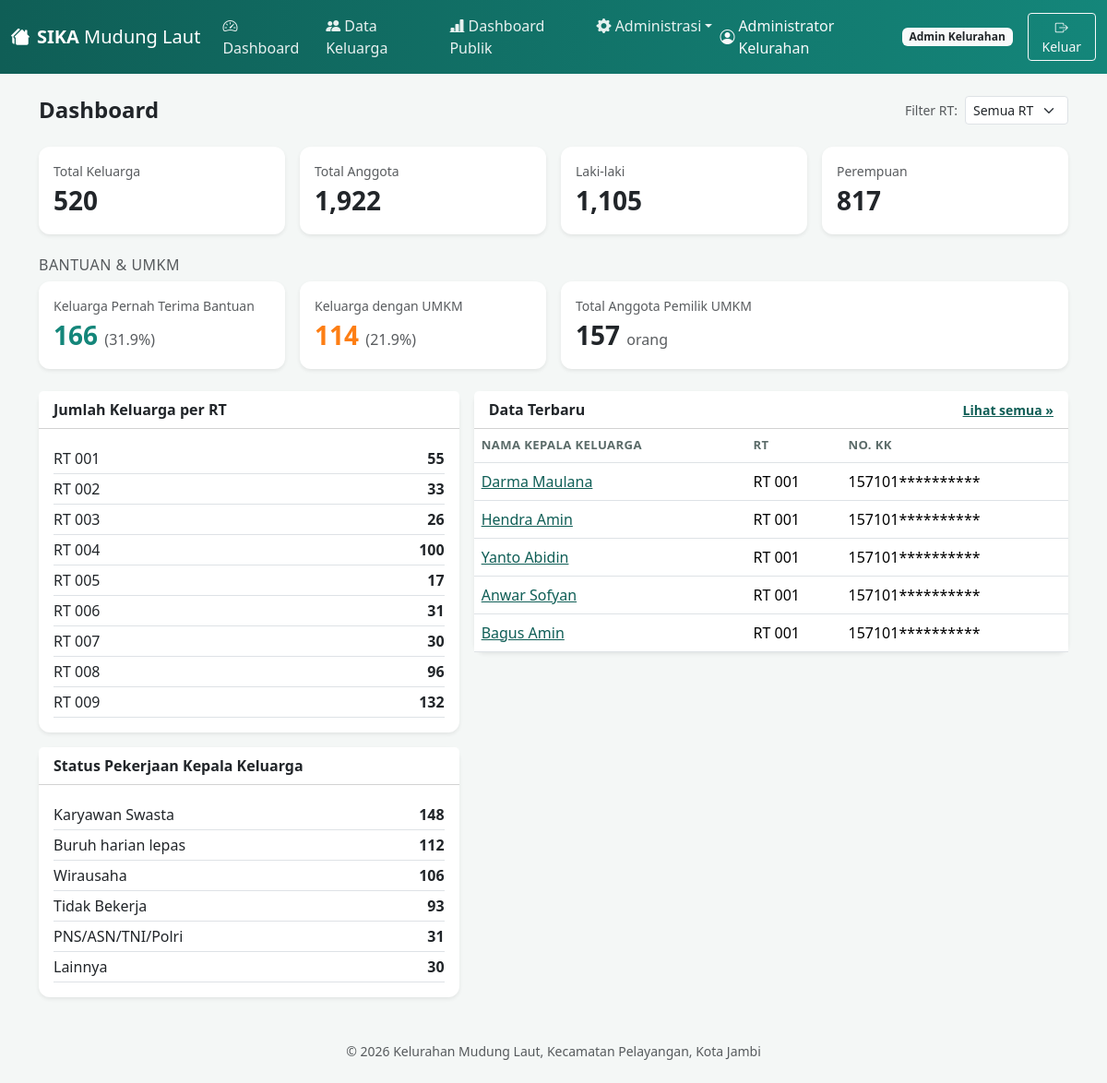
/dashboard.php (signed in), run on the app's committed database.
### tables this page shows
CREATE TABLE keluarga (
  id INT AUTO_INCREMENT PRIMARY KEY,

   
  nama_kepala_keluarga VARCHAR(100) NOT NULL,
  alamat TEXT NOT NULL,
  rt_id INT NOT NULL,
  nomor_kk VARCHAR(20) UNIQUE NOT NULL,
  jumlah_lk INT NOT NULL DEFAULT 0,    
  jumlah_pr INT NOT NULL DEFAULT 0,    
  jumlah_total INT NOT NULL DEFAULT 0,  

   
  nik_kepala_keluarga VARCHAR(20) NOT NULL UNIQUE,
  jenis_kelamin_kepala_keluarga ENUM('Laki-laki','Perempuan') NOT NULL,
  tanggal_lahir_kepala_keluarga DATE NOT NULL,
  agama_kepala_keluarga VARCHAR(30) NULL,
  status_perkawinan_kepala_keluarga VARCHAR(30) NULL,
  pendidikan_kepala_keluarga VARCHAR(50) NULL,
  status_pekerjaan_kepala_keluarga VARCHAR(60) NULL,
  pekerjaan_kepala_keluarga VARCHAR(100) NULL,  

   
  pernah_bantuan ENUM('Ya','Tidak') NOT NULL DEFAULT 'Tidak',  
  ada_umkm ENUM('Ya','Tidak') NOT NULL DEFAULT 'Tidak',        
  jumlah_anggota_umkm INT NULL,                                

  created_by INT NULL,
  updated_by INT NULL,
  created_at TIMESTAMP DEFAULT CURRENT_TIMESTAMP,
  updated_at TIMESTAMP DEFAULT CURRENT_TIMESTAMP ON UPDATE CURRENT_TIMESTAMP,
  FOREIGN KEY (rt_id) REFERENCES rt(id),
  FOREIGN KEY (created_by) REFERENCES users(id),
  FOREIGN KEY (updated_by) REFERENCES users(id)
);

CREATE TABLE rt (
  id INT AUTO_INCREMENT PRIMARY KEY,
  nomor_rt VARCHAR(10) NOT NULL UNIQUE,
  keterangan VARCHAR(100) NULL
);

### includes/functions.php (called while the page is built, shortened)
<?php
function e($str) {
    return htmlspecialchars($str ?? '', ENT_QUOTES, 'UTF-8');
}
function isLoggedIn() {
    return isset($_SESSION['user']);
}
function currentUser() {
    return $_SESSION['user'] ?? null;
}
function hasRole($roles) {
    if (is_string($roles)) $roles = [$roles];
    return in_array($_SESSION['user']['role'], $roles, true);
}
function roleLabel($role) {
    $labels = [
        'admin_kelurahan'    => 'Admin Kelurahan',
        'operator_kelurahan' => 'Operator Kelurahan',
        'ketua_rt'           => 'Ketua RT',
    ];
    return $labels[$role] ?? $role;
}
function maskDigits($value, $visible = 6) {
    $value = (string)($value ?? '');
    $len = strlen($value);
    return substr($value, 0, $visible) . str_repeat('*', $len - $visible);
}
    ?>

### public/dashboard.php (the view, shortened to what this page needs)
<?php
require_once __DIR__ . '/../includes/config.php';
$rtParam = null;
$rtWhere = $rtParam !== null ? " AND k.rt_id = $rtParam" : "";
$totalKeluarga = $pdo->query("SELECT COUNT(*) c FROM keluarga k WHERE 1=1 $rtWhere")->fetch()['c'];
$totalAnggota  = $pdo->query("SELECT COALESCE(SUM(jumlah_total),0) c FROM keluarga k WHERE 1=1 $rtWhere")->fetch()['c'];
$totalLk       = $pdo->query("SELECT COALESCE(SUM(jumlah_lk),0) c FROM keluarga k WHERE 1=1 $rtWhere")->fetch()['c'];
$totalPr       = $pdo->query("SELECT COALESCE(SUM(jumlah_pr),0) c FROM keluarga k WHERE 1=1 $rtWhere")->fetch()['c'];
$totalBantuan  = $pdo->query("SELECT COUNT(*) c FROM keluarga k WHERE pernah_bantuan='Ya' $rtWhere")->fetch()['c'];
$totalUmkm     = $pdo->query("SELECT COUNT(*) c FROM keluarga k WHERE ada_umkm='Ya' $rtWhere")->fetch()['c'];
$totalAnggotaUmkm = $pdo->query("SELECT COALESCE(SUM(jumlah_anggota_umkm),0) c FROM keluarga k WHERE ada_umkm='Ya' $rtWhere")->fetch()['c'];
$persenBantuan = $totalKeluarga > 0 ? round($totalBantuan / $totalKeluarga * 100, 1) : 0;
$persenUmkm = $totalKeluarga > 0 ? round($totalUmkm / $totalKeluarga * 100, 1) : 0;
$distPekerjaan = $pdo->query("SELECT status_pekerjaan_kepala_keluarga k2, COUNT(*) jml FROM keluarga k WHERE status_pekerjaan_kepala_keluarga IS NOT NULL $rtWhere GROUP BY status_pekerjaan_kepala_keluarga ORDER BY jml DESC")->fetchAll();
$recent = $pdo->query("SELECT k.*, r.nomor_rt FROM keluarga k JOIN rt r ON r.id=k.rt_id WHERE 1=1 $rtWhere ORDER BY k.created_at DESC LIMIT 5")->fetchAll();
$rtLabelTerpilih = '';
require __DIR__ . '/../includes/partials_header.php';
?>
<div class="d-flex justify-content-between align-items-center flex-wrap gap-2 mb-4">
  <h4 class="fw-semibold mb-0">Dashboard</h4>
  <?php if (!hasRole('ketua_rt')): ?>
  <form method="get" class="d-flex align-items-center gap-2">
    <label class="text-muted small mb-0">Filter RT:</label>
    <select name="rt" class="form-select form-select-sm" style="width:auto" onchange="this.form.submit()">
      <option value="">Semua RT</option>
    </select>
  </form>
  <?php endif; ?>
</div>
<div class="row g-3 mb-4">
  <div class="col-md-3 col-6">
    <div class="card stat-card border-0 shadow-sm h-100"><div class="card-body">
      <div class="text-muted small">Total Keluarga</div>
      <div class="fs-3 fw-bold"><?= number_format($totalKeluarga) ?></div>
    </div></div>
  </div>
  <div class="col-md-3 col-6">
    <div class="card stat-card border-0 shadow-sm h-100"><div class="card-body">
      <div class="text-muted small">Total Anggota</div>
      <div class="fs-3 fw-bold"><?= number_format($totalAnggota) ?></div>
    </div></div>
  </div>
  <div class="col-md-3 col-6">
    <div class="card stat-card border-0 shadow-sm h-100"><div class="card-body">
      <div class="text-muted small">Laki-laki</div>
      <div class="fs-3 fw-bold"><?= number_format($totalLk) ?></div>
    </div></div>
  </div>
  <div class="col-md-3 col-6">
    <div class="card stat-card border-0 shadow-sm h-100"><div class="card-body">
      <div class="text-muted small">Perempuan</div>
      <div class="fs-3 fw-bold"><?= number_format($totalPr) ?></div>
    </div></div>
  </div>
</div>
<div class="d-flex justify-content-between align-items-center mb-2">
  <h6 class="text-muted mb-0 text-uppercase" style="letter-spacing:.03em">Bantuan &amp; UMKM<?= $rtLabelTerpilih ? ' &mdash; RT ' . e($rtLabelTerpilih) : '' ?></h6>
</div>
<div class="row g-3 mb-4">
  <div class="col-md-3 col-6">
    <div class="card border-0 shadow-sm h-100" style="border-left:4px solid #14867a"><div class="card-body">
      <div class="text-muted small">Keluarga Pernah Terima Bantuan</div>
      <div class="fs-3 fw-bold text-teal"><?= number_format($totalBantuan) ?> <span class="fs-6 fw-normal text-muted">(<?= $persenBantuan ?>%)</span></div>
    </div></div>
  </div>
  <div class="col-md-3 col-6">
    <div class="card border-0 shadow-sm h-100" style="border-left:4px solid #fd7e14"><div class="card-body">
      <div class="text-muted small">Keluarga dengan UMKM</div>
      <div class="fs-3 fw-bold" style="color:#fd7e14"><?= number_format($totalUmkm) ?> <span class="fs-6 fw-normal text-muted">(<?= $persenUmkm ?>%)</span></div>
    </div></div>
  </div>
  <div class="col-md-6 col-12">
    <div class="card border-0 shadow-sm h-100"><div class="card-body">
      <div class="text-muted small">Total Anggota Pemilik UMKM</div>
      <div class="fs-3 fw-bold"><?= number_format($totalAnggotaUmkm) ?> <span class="fs-6 fw-normal text-muted">orang</span></div>
    </div></div>
  </div>
</div>
<div class="row g-3">
  <?php if (!hasRole('ketua_rt') && !$rtParam): ?>
  <div class="col-md-5">
    <div class="card border-0 shadow-sm mb-3">
      <div class="card-header bg-white fw-semibold">Jumlah Keluarga per RT</div>
      <div class="card-body">
        <?php
        $perRt = $pdo->query("SELECT r.nomor_rt, COUNT(k.id) jml FROM rt r LEFT JOIN keluarga k ON k.rt_id = r.id GROUP BY r.id ORDER BY r.nomor_rt")->fetchAll();
        foreach ($perRt as $r): ?>
        <div class="d-flex justify-content-between border-bottom py-1">
          <span>RT <?= e($r['nomor_rt']) ?></span>
          <strong><?= (int)$r['jml'] ?></strong>
        </div>
        <?php endforeach; ?>
      </div>
    </div>
  <?php endif; ?>
    <div class="card border-0 shadow-sm">
      <div class="card-header bg-white fw-semibold">Status Pekerjaan Kepala Keluarga</div>
      <div class="card-body">
        <?php foreach ($distPekerjaan as $dp): ?>
        <div class="d-flex justify-content-between border-bottom py-1">
          <span><?= e($dp['k2']) ?></span>
          <strong><?= (int)$dp['jml'] ?></strong>
        </div>
        <?php endforeach; ?>
      </div>
    </div>
  <?php if (!hasRole('ketua_rt') && !$rtParam): ?>
  </div>
  <?php endif; ?>
  <div class="<?= (hasRole('ketua_rt') || $rtParam) ? 'col-md-12' : 'col-md-7' ?>">
    <div class="card border-0 shadow-sm">
      <div class="card-header bg-white fw-semibold d-flex justify-content-between align-items-center">
        Data Terbaru
        <a href="keluarga_list.php" class="small">Lihat semua &raquo;</a>
      </div>
      <div class="card-body p-0">
        <table class="table mb-0">
          <thead><tr><th>Nama Kepala Keluarga</th><th>RT</th><th>No. KK</th></tr></thead>
          <tbody>
          <?php foreach ($recent as $r): ?>
            <tr>
              <td><a href="keluarga_view.php?id=<?= $r['id'] ?>"><?= e($r['nama_kepala_keluarga']) ?></a></td>
              <td>RT <?= e($r['nomor_rt']) ?></td>
              <td><?= e(maskDigits($r['nomor_kk'])) ?></td>
            </tr>
          <?php endforeach; ?>
          </tbody>
        </table>
      </div>
    </div>
  </div>
</div>
<?php require __DIR__ . '/../includes/partials_footer.php'; ?>

### includes/partials_header.php (shortened to what this page needs)
<!DOCTYPE html>
<html lang="id">
<head>
<link href="https://cdn.jsdelivr.net/npm/bootstrap@5.3.3/dist/css/bootstrap.min.css" rel="stylesheet">
<link href="https://cdn.jsdelivr.net/npm/bootstrap-icons@1.11.3/font/bootstrap-icons.css" rel="stylesheet">
<link href="assets/style.css" rel="stylesheet">
</head>
<body>
<?php if (isLoggedIn()): $u = currentUser(); ?>
<nav class="navbar navbar-expand-lg navbar-dark app-navbar">
  <div class="container-fluid">
    <a class="navbar-brand fw-semibold" href="dashboard.php" title="Sistem Informasi Keluarga"><i class="bi bi-houses-fill me-2"></i>SIKA <span class="fw-light">Mudung Laut</span></a>
    <div class="collapse navbar-collapse" id="navMain">
      <ul class="navbar-nav me-auto mb-2 mb-lg-0">
        <li class="nav-item"><a class="nav-link" href="dashboard.php"><i class="bi bi-speedometer2"></i> Dashboard</a></li>
        <li class="nav-item"><a class="nav-link" href="keluarga_list.php"><i class="bi bi-people-fill"></i> Data Keluarga</a></li>
        <li class="nav-item"><a class="nav-link" href="public_dashboard.php" target="_blank"><i class="bi bi-bar-chart-line-fill"></i> Dashboard Publik</a></li>
        <?php if (hasRole(['admin_kelurahan'])): ?>
        <li class="nav-item dropdown">
          <a class="nav-link dropdown-toggle" href="#" role="button" data-bs-toggle="dropdown"><i class="bi bi-gear-fill"></i> Administrasi</a>
        </li>
        <?php endif; ?>
      </ul>
      <ul class="navbar-nav align-items-lg-center">
        <li class="nav-item d-flex align-items-center text-light me-lg-3 mb-2 mb-lg-0">
          <i class="bi bi-person-circle me-1"></i> <?= e($u['nama']) ?>
          <span class="badge bg-light text-dark ms-2"><?= e(roleLabel($u['role'])) ?></span>
        </li>
        <li class="nav-item"><a class="btn btn-outline-light btn-sm" href="logout.php"><i class="bi bi-box-arrow-right"></i> Keluar</a></li>
      </ul>
    </div>
  </div>
</nav>
<?php endif; ?>
<main class="container py-4">

### includes/partials_footer.php (shortened to what this page needs)
</main>
<footer class="text-center text-muted py-4 small">
  &copy; <?= date('Y') ?> Kelurahan Mudung Laut, Kecamatan Pelayangan, Kota Jambi
</footer>
</body>
</html>

### public/assets/style.css (style rules this page uses)
:root { --teal-dark: #0f5e56; --teal: #14867a; --teal-light: #e8f5f3; }
body { background-color: #f4f7f6; font-family: 'Segoe UI', system-ui, sans-serif; }
.app-navbar { background: linear-gradient(90deg, var(--teal-dark), var(--teal)); }
.text-teal { color: var(--teal); }
.card { border-radius: 12px; }
.stat-card { border-left: 4px solid var(--teal); }
.table thead th { font-weight: 600; font-size: .82rem; text-transform: uppercase; letter-spacing: .03em; color: #5b6b69; border-bottom-width: 1px; }
.navbar-nav .nav-link { color: rgba(255,255,255,.9) !important; }
a { color: var(--teal-dark); }

### data on the page
keluarga: nama_kepala_keluarga "Darma Maulana", rt.nomor_rt "001", nomor_kk "157101**********"
keluarga: nama_kepala_keluarga "Hendra Amin", rt.nomor_rt "001", nomor_kk "157101**********"
keluarga: nama_kepala_keluarga "Yanto Abidin", rt.nomor_rt "001", nomor_kk "157101**********"
keluarga: nama_kepala_keluarga "Anwar Sofyan", rt.nomor_rt "001", nomor_kk "157101**********"
keluarga: nama_kepala_keluarga "Bagus Amin", rt.nomor_rt "001", nomor_kk "157101**********"

### other printed values
$u['nama'] "Administrator Kelurahan"
roleLabel($u['role']) "Admin Kelurahan"
$totalKeluarga "520"
$totalAnggota "1,922"
$totalLk "1,105"
$totalPr "817"
$totalBantuan "166"
$persenBantuan "31.9"
$totalUmkm "114"
$persenUmkm "21.9"
$totalAnggotaUmkm "157"
$r['nomor_rt'] "001"
$r['jml'] "55"
$r['nomor_rt'] "002"
$r['jml'] "33"
